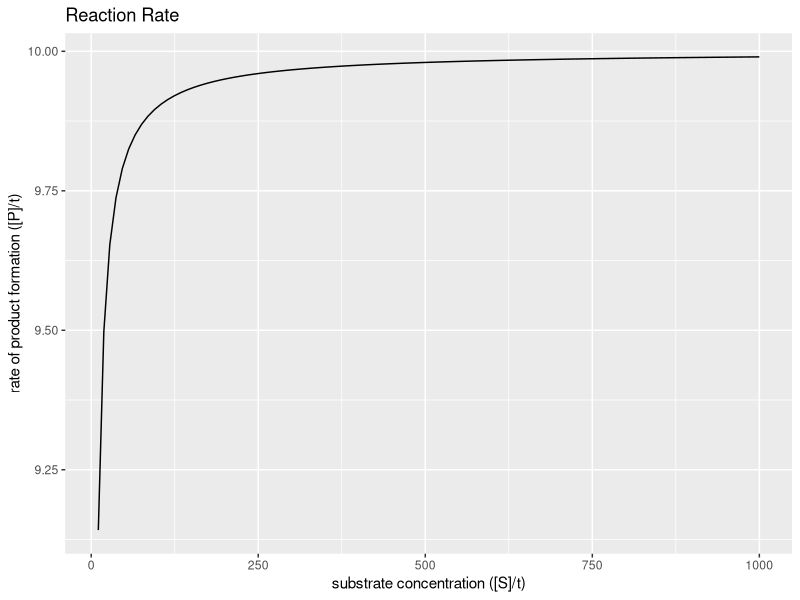

R code for this plot:

require(deSolve)
require(ggplot2)

mm <- function(time,init,parms) {
  with(as.list(c(init, parms)), {
    dS <- -k1f * S * E + k1r * ES
    dE <- -k1f * S * E + (k1r + k2) * ES
    dES <- k1f * S * E - (k1r + k2) * ES
    dP <- k2 * ES
    
    vmax <- sum(k2 * sum(E + ES))
    v <- sum((vmax * S) / (km + S))
    
    return(list(c(dS,dE,dES,dP),v=v))
  })
}


parms = c(k1f=1.0, k1r=1.0,k2=1.0,km=1.0)
init = c(S=1000, E=10, ES=0, P=0)
exp.time = seq(1,100,1.0)
  
out <- ode(y=init, times=exp.time, func = mm, parms=parms)
out <- as.data.frame(out) #convert for ggplot
  
  #output plots
p1 <- ggplot(data=out, aes(x=S, y=v)) +
  geom_line() +
  xlab("substrate concentration ([S]/t)") +
  ylab("rate of product formation ([P]/t)") +
  ggtitle("Reaction Rate")
  
plot(p1)
